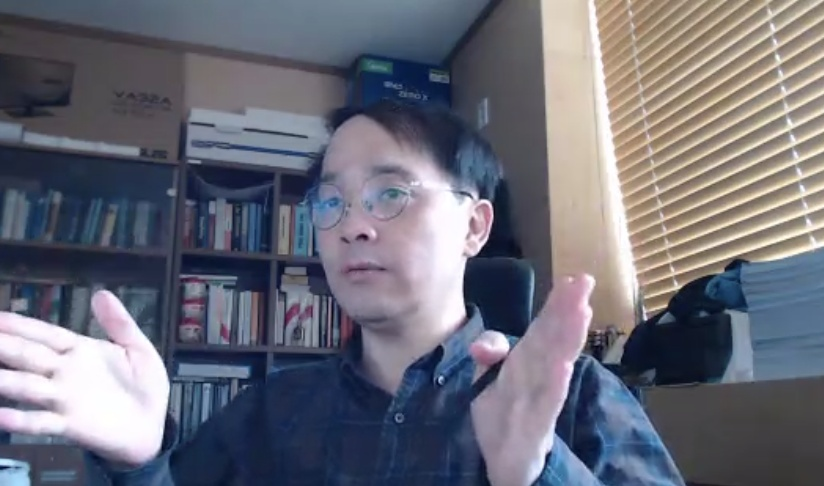
#> input picture detection/data/tak.jpg, 824 x 486 px
$ python face_detection_photo.py
#> lines starting #> are read from the running program, lines starting #| are printed output that depends on the picture; after the words box and inside, x2 and y2 are one past the last pixel; in counts of white or black regions, pixels touching at a corner belong together

import numpy as np
import cv2
from matplotlib import pyplot as plt

if __name__ == "__main__":
    # print(cv2.__version__)
    image1 = cv2.imread("data/tak.jpg")
#> image1 is the input picture: shape (486, 824, 3); mean B, G, R 119.8, 108.2, 107
    gray = cv2.cvtColor(image1, cv2.COLOR_BGR2GRAY)
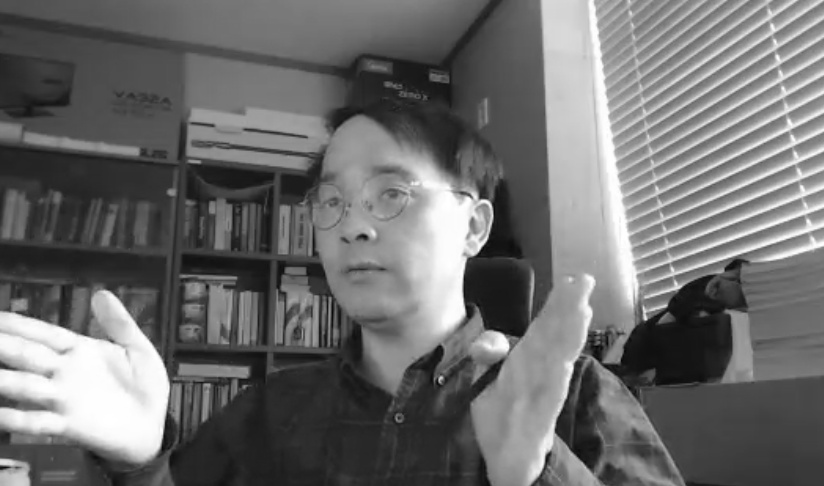
#> gray: shape (486, 824); min 2, max 255, mean 109.2

    xml = 'data/haarcascades/haarcascade_frontalface_default.xml'
    face_cascade = cv2.CascadeClassifier(xml)
    faces = face_cascade.detectMultiScale(gray, 1.05, 5)
#> faces = [[271, 292, 58, 58], [307, 171, 93, 93]]

    print("Number of faces detected: " + str(len(faces)))
#| Number of faces detected: 2

    if len(faces):
        for (x, y, w, h) in faces:
            cv2.rectangle(image1, (x, y), (x + w, y + h), (255, 0, 0), 2)
#> this loop made 2 passes
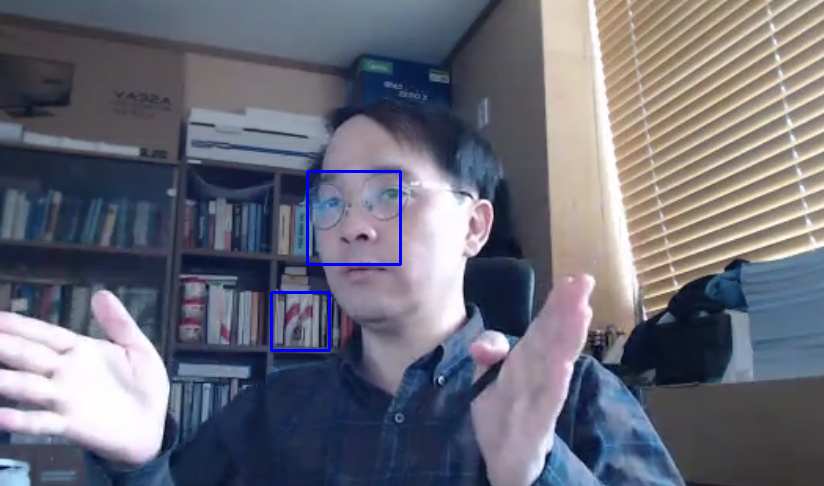
#> image1: shape (486, 824, 3); 0.45% of pixels changed, all inside (x1, y1, x2, y2) = (270, 170, 402, 352)


    plt.imshow(cv2.cvtColor(image1, cv2.COLOR_BGR2RGB), cmap='gray')
    plt.xticks([]), plt.yticks([])
    plt.show()

$ run again, with detection/data/drink.jpg copied over detection/data/tak.jpg
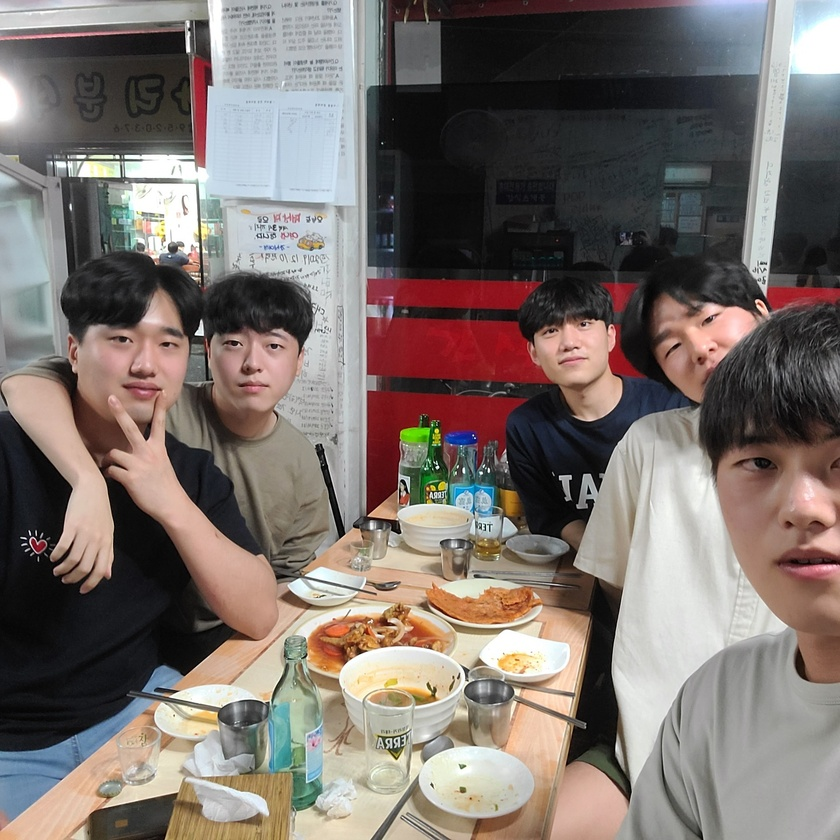
#> input picture detection/data/drink.jpg, 840 x 840 px, shrunk from 1440 x 1440 before the run
#> image1 is the input picture: shape (840, 840, 3); mean B, G, R 107.9, 112.9, 123
#> `gray = cv2.cvtColor(image1, cv2.COLOR_BGR2GRAY)`:
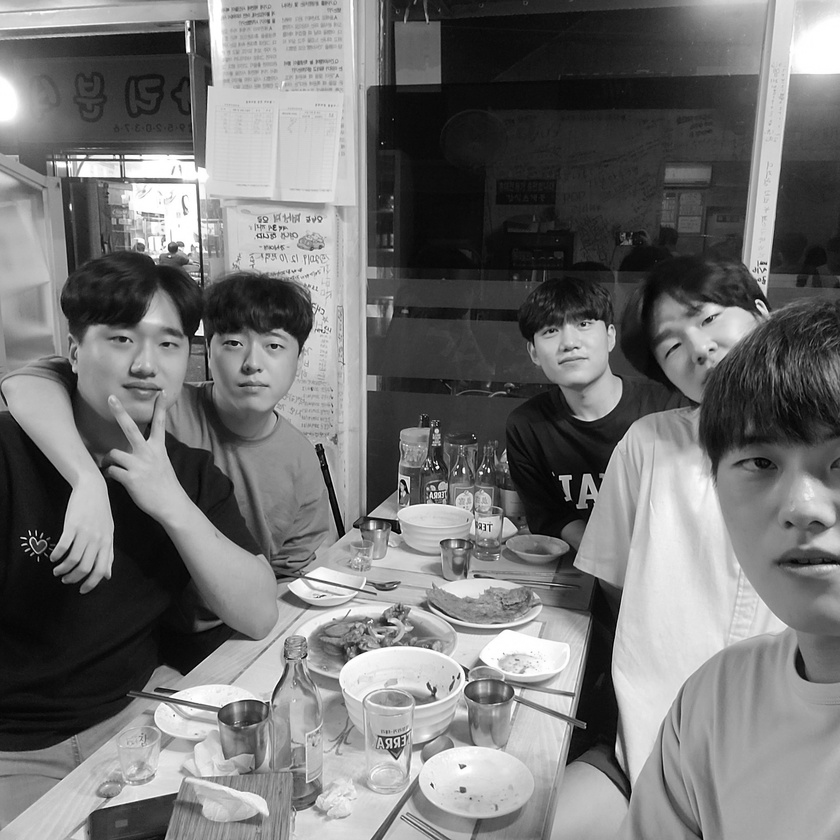
#> gray: shape (840, 840); min 0, max 255, mean 115.4
#> faces = [[651, 165, 68, 68], [526, 293, 89, 89], [200, 305, 105, 105], [272, 172, 105, 105], [75, 288, 135, 135]]
#| Number of faces detected: 5
#> the loop `for (x, y, w, h) in faces:` made 5 passes
#> after the loop `for (x, y, w, h) in faces:`:
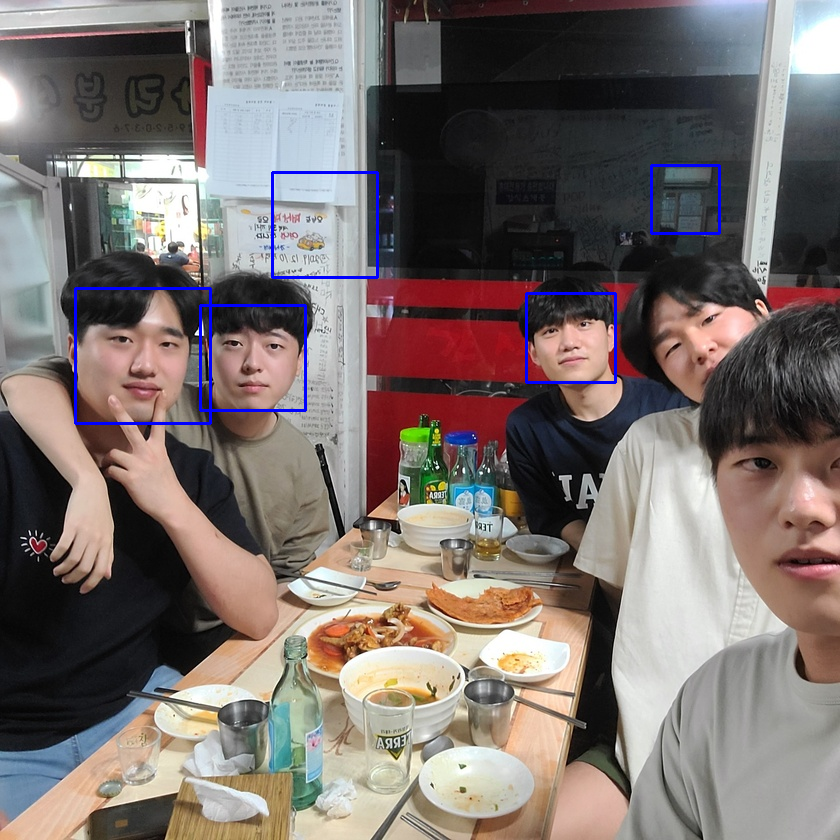
#> image1: shape (840, 840, 3); 0.85% of pixels changed, all inside (x1, y1, x2, y2) = (74, 164, 721, 425)

$ run again, with detection/data/eat.jpg copied over detection/data/tak.jpg
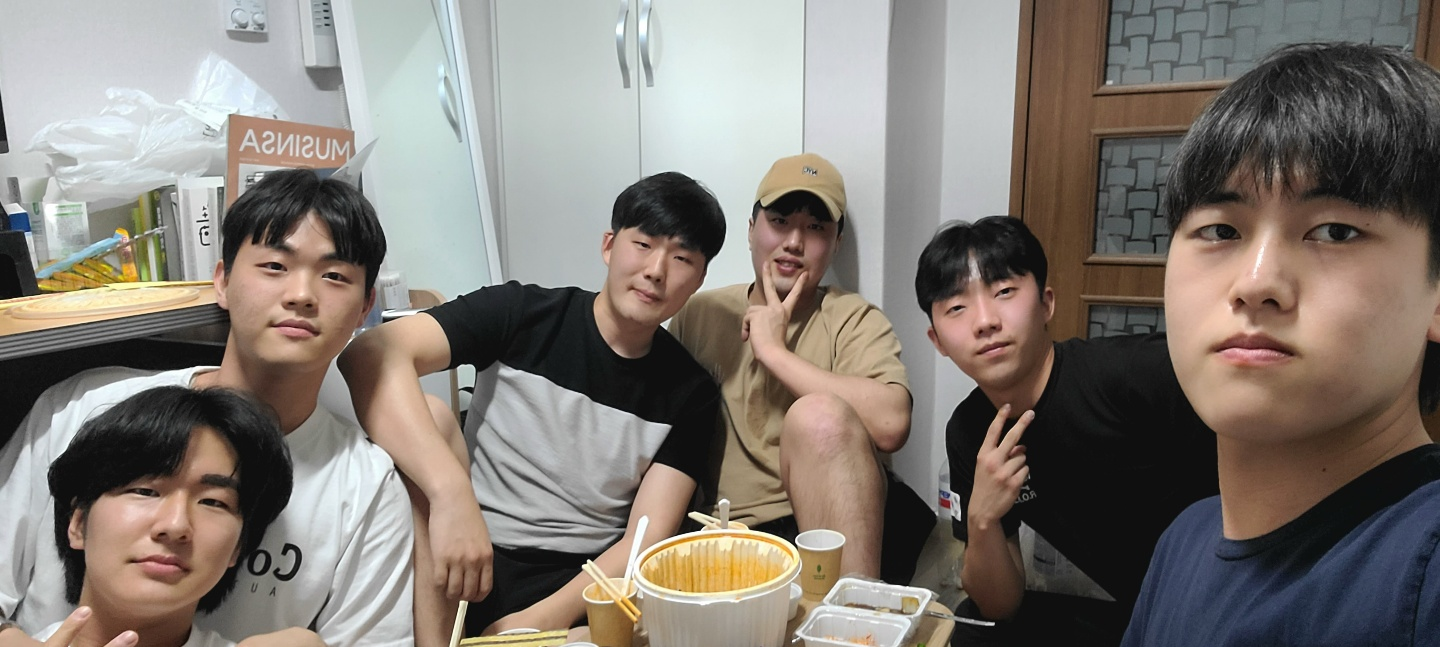
#> input picture detection/data/eat.jpg, 1440 x 647 px
#> image1 is the input picture: shape (647, 1440, 3); mean B, G, R 115.7, 122.8, 130.2
#> `gray = cv2.cvtColor(image1, cv2.COLOR_BGR2GRAY)`:
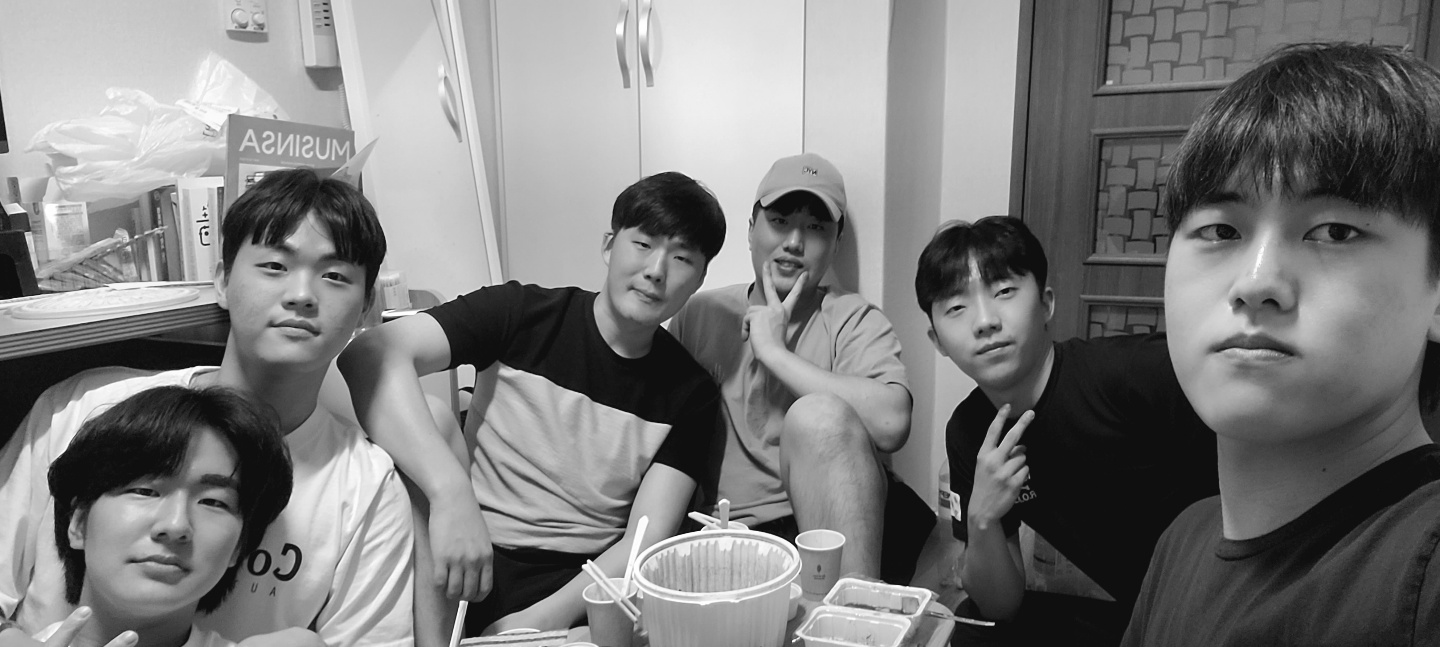
#> gray: shape (647, 1440); min 9, max 255, mean 124.2
#> faces = [[905, 287, 65, 65], [752, 198, 83, 83], [221, 209, 152, 152], [76, 423, 184, 184], [1125, 129, 277, 277]]
#| Number of faces detected: 5
#> the loop `for (x, y, w, h) in faces:` made 5 passes
#> after the loop `for (x, y, w, h) in faces:`:
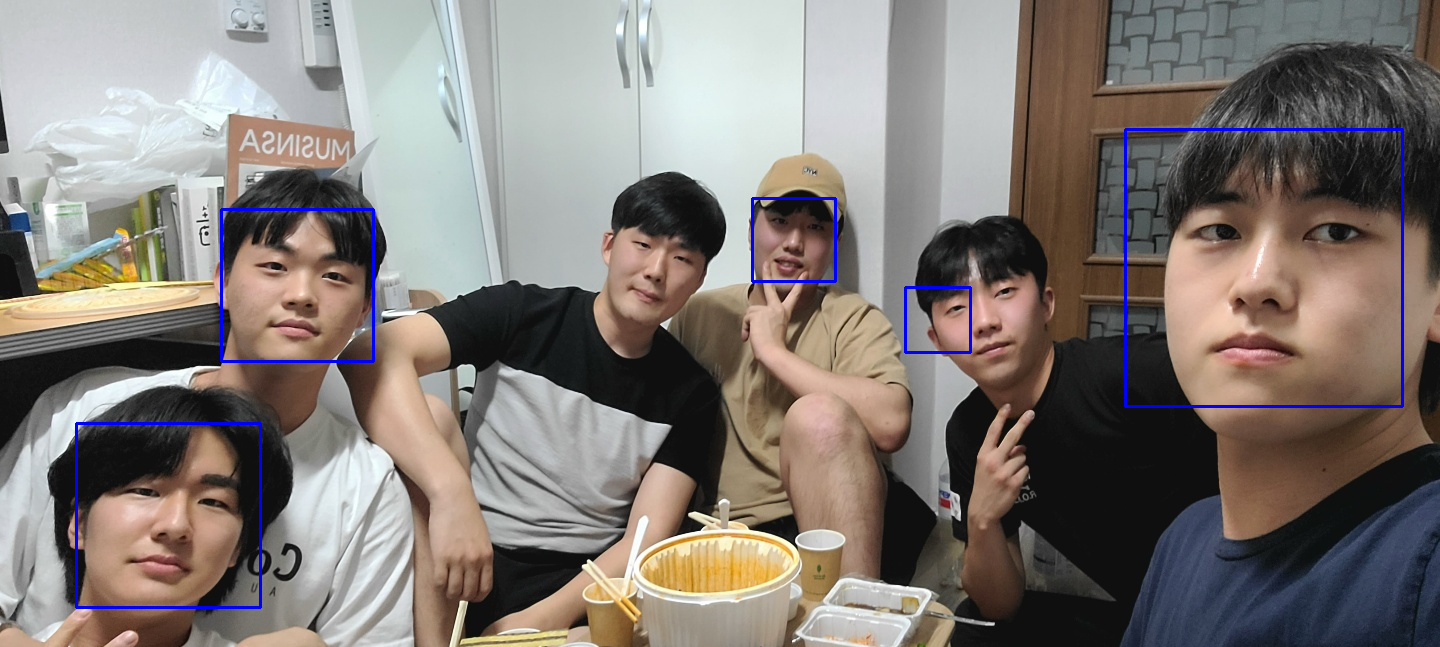
#> image1: shape (647, 1440, 3); 0.98% of pixels changed, all inside (x1, y1, x2, y2) = (75, 128, 1404, 609)
